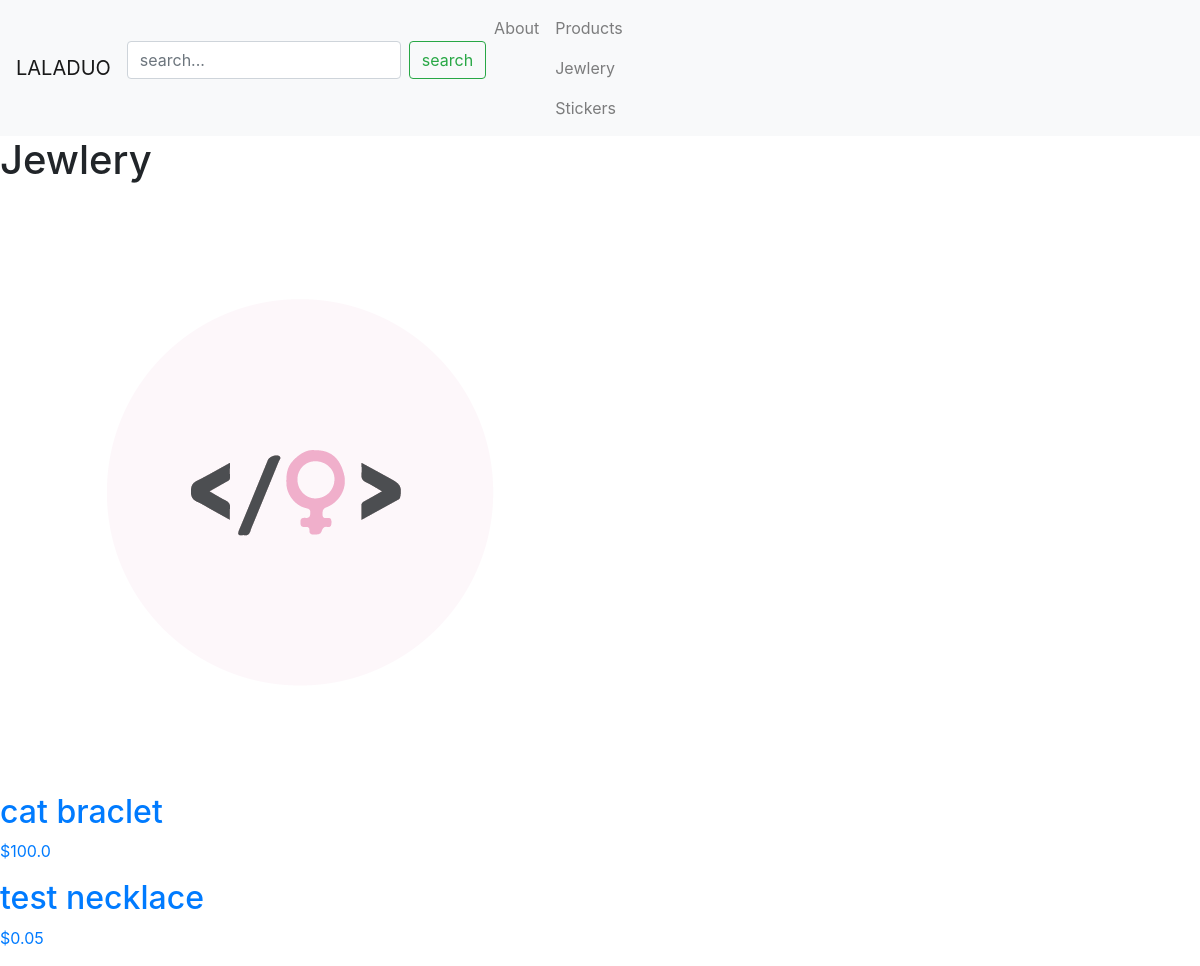
Screenshot of /jewlery with the database file from the repository.
### store/models.py (models this page shows, shortened)
class Category(models.Model):
    title = models.CharField(max_length=50)
    slug = models.SlugField(max_length=50)
    class Meta:
        verbose_name_plural = 'Categories'

class Product(models.Model):
    user = models.ForeignKey(User, related_name='products', on_delete = models.CASCADE)
    category = models.ForeignKey(Category, related_name='products', on_delete = models.CASCADE)
    title = models.CharField(max_length=50)
    slug = models.SlugField(max_length=50)
    description = models.TextField(blank = True)
    price = models.IntegerField()
    image = models.ImageField(upload_to='uploads/product_images/', blank = True, null = True)
    created_at = models.DateTimeField(auto_now_add = True)
    updated_at = models.DateTimeField(auto_now = True)
    class Meta:
        ordering = ('-created_at',)
    def get_display_price(self):
        return self.price/100

### store/views.py (the view)
# urls.py: path('<slug:slug>', views.category_detail, name='category_detail'),
def category_detail(request, slug):
    category = get_object_or_404(Category, slug=slug)
    products = category.products.all()
    return render(request, 'store/category_detail.html', {
        'category': category,
        'products': products
    })

### store/templatetags/menu.py (called while the page is built)
@register.inclusion_tag('core/menu.html')
def menu():
    categories = Category.objects.all()
    return {'categories': categories}

### store/templates/store/category_detail.html (shortened to what this page needs)
{% extends 'core/base.html' %}
{% block content %}
    <h1>{{ category.title }}</h1>
    {% for product in products %}
    <div>
        <a href="{% url 'product_detail' product.category.slug product.slug %}">
            {% if product.image %}
            <div>
                <img src="{{ product.image.url }}" alt="Image of {{ product.title }}">
            </div>
            {% endif %}
            <h2>{{ product.title }}</h2>
            <p>${{ product.get_display_price }}</p>
        </a>
    </div>
    {% endfor %}
{% endblock %}

### core/templates/core/menu.html
{% for category in categories %}
    <a class="nav-link" href="{% url 'category_detail' category.slug%}">{{ category.title }}</a>
{% endfor %}

### rows the page displays
Category: title "Jewlery"
Category: title "Stickers"
Product: image (picture), title "cat braclet", get_display_price "100.0"
Product: title "test necklace", get_display_price "0.05"
